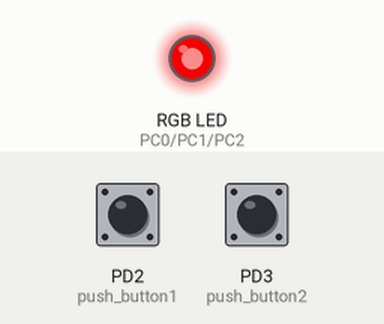
A program run on a simulated ATmega32, built with avr-gcc and emulated at 16 MHz. Shown: an RGB LED mixed from three pins (HIGH = lit). Inputs (shaded band) come from the test bench; at power-on: PD2 (push_button1) HIGH, PD3 (push_button2) HIGH.

Above: at 1.2 s.
1.3 s: PD2 (push_button1) pulled LOW for 0.15 s
At 2.5 s:
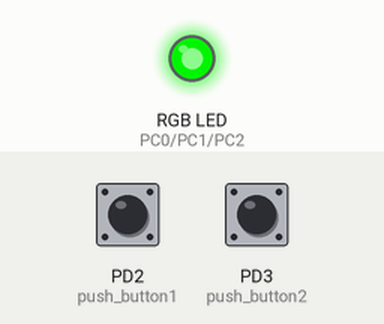
2.9 s: PD2 (push_button1) pulled LOW for 1 s
At 3.7 s:
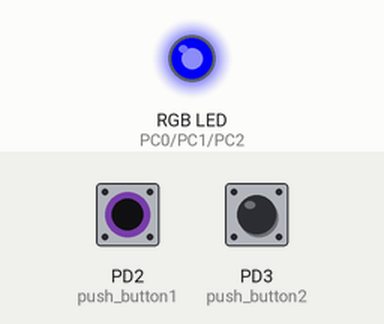
Timing chart, 0 to 5.9 s (numbered marks = the images above; inputs shaded):
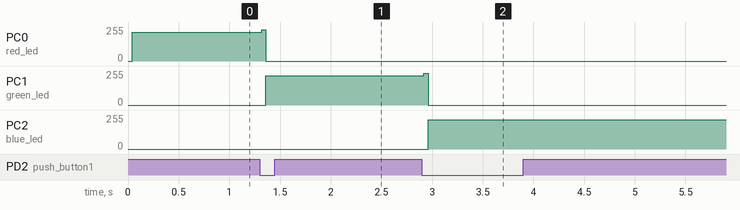

Measured:
- after the input at 1.3 s, PC0 (red_led): 214/255 → 0/255 at once; PC1 (green_led): 0/255 → 219/255 after 0.06 s
- after the input at 2.9 s, PC1 (green_led): 219/255 → 0/255 at once; PC2 (blue_led): 0/255 → 221/255 after 0.06 s

The program:

main.c
```c
/*
 * GPIP LED Button Combined.c
 *
 * Created: 09-Jun-26 12:56:31 PM
 * Author : Ahmed
 */

#define F_CPU 16000000UL
#include <avr/io.h>
#include <util/delay.h>

#define push_button1 PD2
#define push_button2 PD3

#define red_led PC0
#define green_led PC1
#define blue_led PC2

uint8_t state = 0;

void all_leds_off(void)
{
	PORTC &= ~((1 << red_led) | (1 << green_led) | (1 << blue_led));
}

int main(void)
{
	DDRC |= (1 << red_led) | (1 << green_led) | (1 << blue_led);
    DDRD &= ~((1 << push_button1) | (1 << push_button2));
	PORTD |= ((1 << push_button1) | (1 << push_button2));
	uint8_t current_state = 0;
	uint8_t previous_state = 1;
	uint8_t sw2_previous = 1;
    while (1)
    {
		if (PIND & (1 << push_button1))
			current_state = 1;
		else
		current_state = 0;
			if (previous_state == 1 && current_state == 0)  // falling edge detected
		{
			_delay_ms(20);

			if (!(PIND & (1 << push_button1)))
			{
				state++;
				if (state > 2)
					state = 0;
			}
		}

		if (state == 0)
		{
			all_leds_off();
			PORTC |= (1 << red_led);
		}
		else if (state == 1)
		{
			all_leds_off();
			PORTC |= (1 << green_led);
		}
		else if (state == 2)
		{
			all_leds_off();
			PORTC |= (1 << blue_led);
		}

		uint8_t sw2_current = (PIND & (1 << push_button2)) ? 1 : 0;

		if (sw2_previous == 1 && sw2_current == 0)
		{
			_delay_ms(20);
			if (!(PIND & (1 << push_button2)))
			{
				all_leds_off();
				state = 0;
			}
		}
		sw2_previous = sw2_current;

		previous_state = current_state;
    }
}
```
